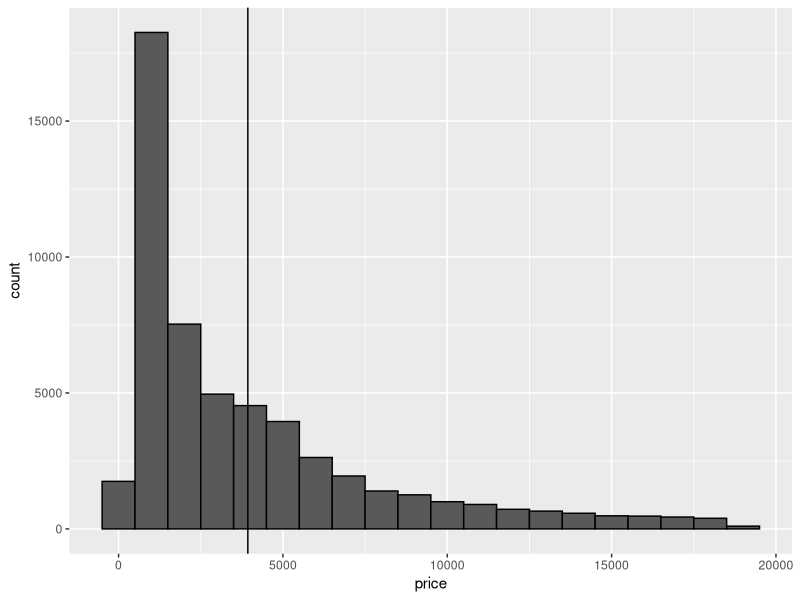
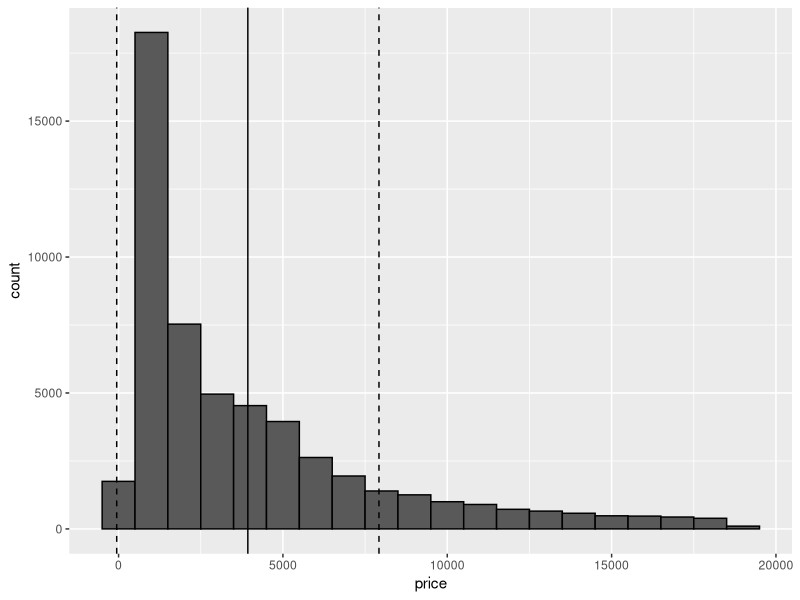

Recreate these plots in R, in order.
library(ggplot2)

#Mean (average) value of the diamond prices
x_bar <- mean(diamonds$price)

#Histogram with mean 
ggplot(data = diamonds) + 
  geom_histogram(mapping = aes(x = price), color="black", binwidth=1000) +
  geom_vline(xintercept = x_bar)

#Variance of the diamond prices
s_2 = var(diamonds$price)

#Standard deviation of the diamond prices
s = sd(diamonds$price)

#Histogram with mean and standard deviations
ggplot(data = diamonds) + 
  geom_histogram(mapping = aes(x = price), color="black", binwidth=1000) +
  geom_vline(xintercept = x_bar) +
  geom_vline(xintercept = x_bar+s, linetype="dashed") +
  geom_vline(xintercept = x_bar-s, linetype="dashed")